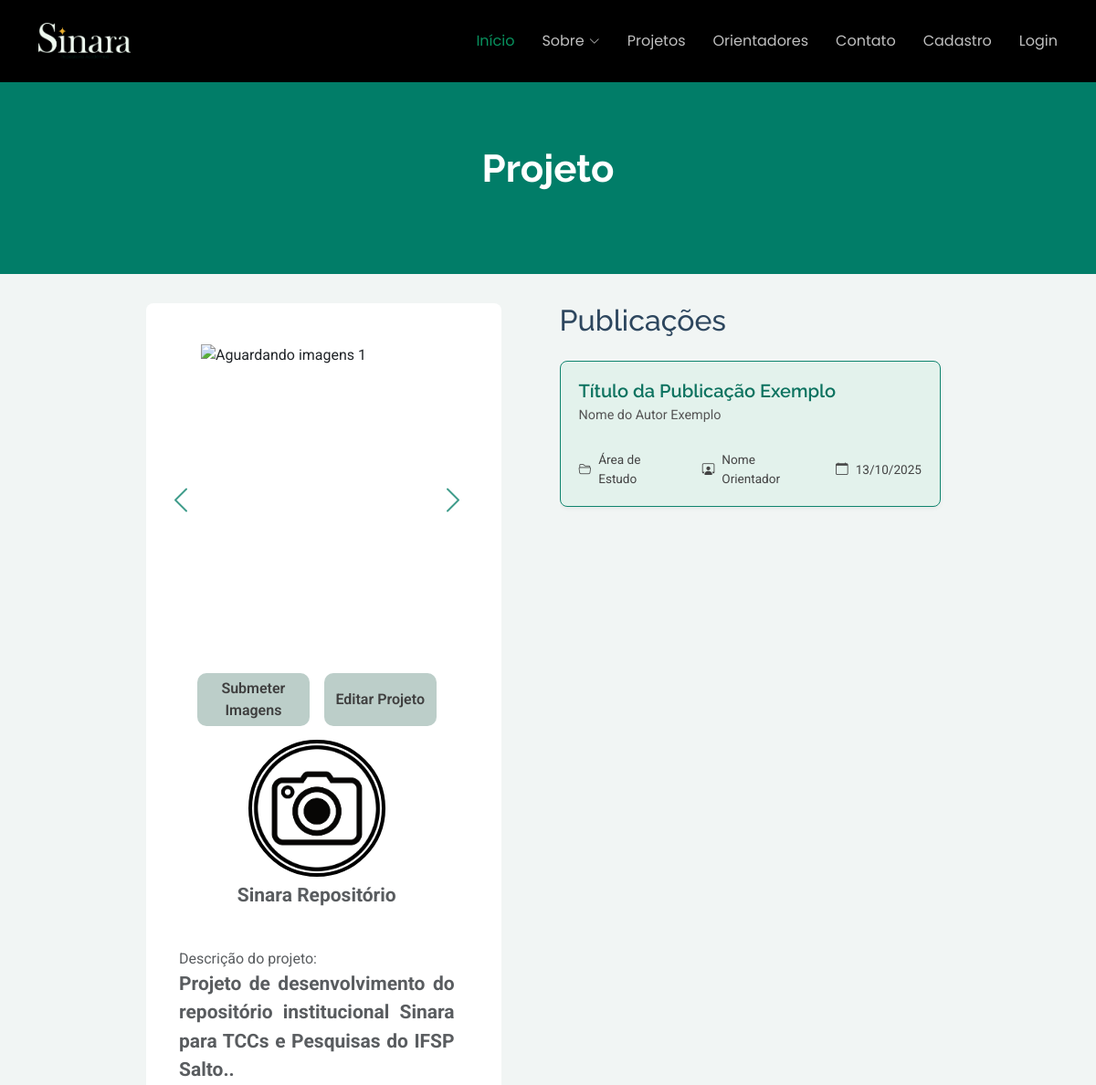
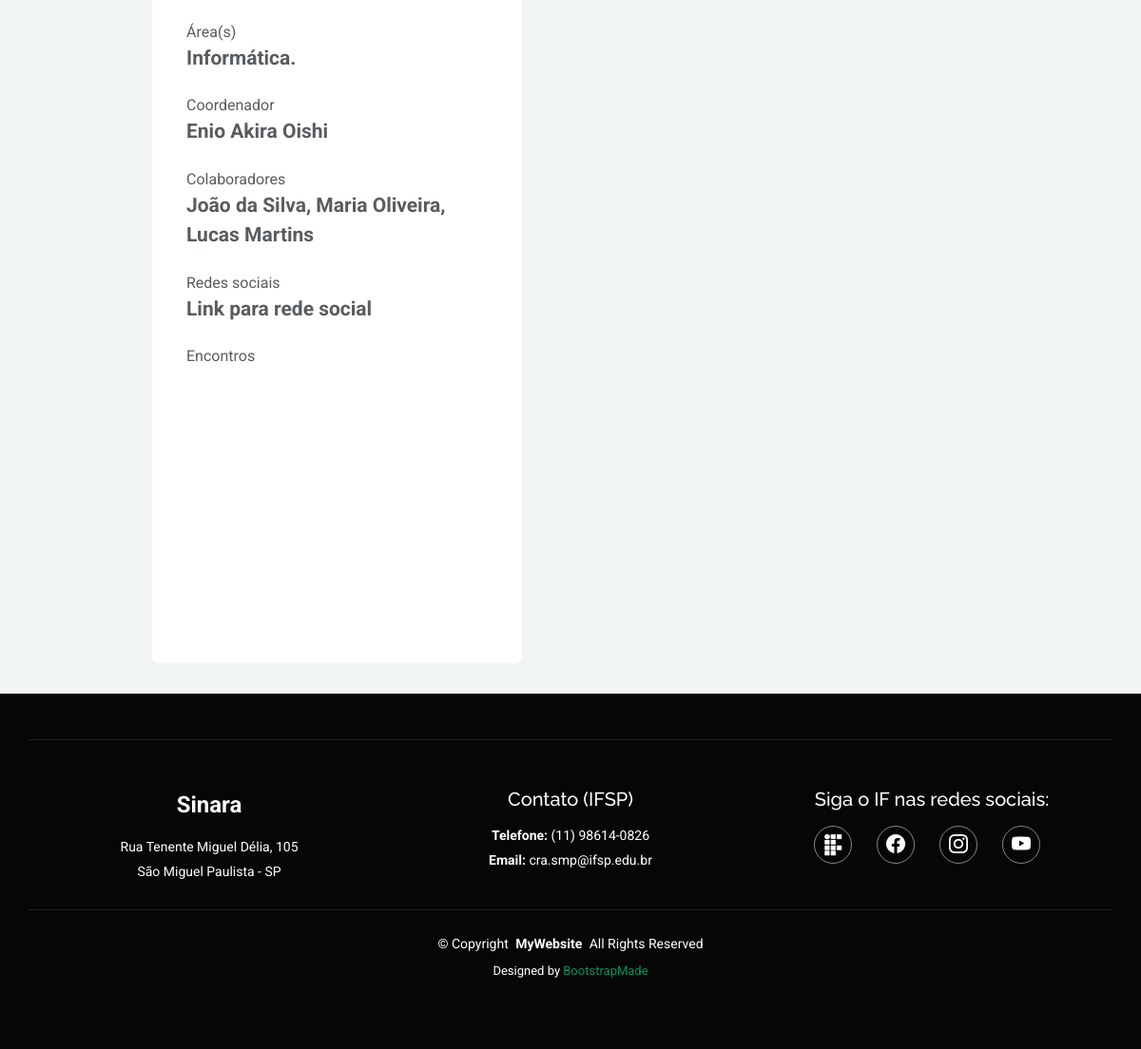
The page /perfilMeuProjeto.php?id=1 on the database its author committed (2 pictures, top to bottom).
### tables this page shows
create table Projeto (
    idProjeto int auto_increment not null,
    idUsuario int not null,
    nomeProj VARCHAR(100) not null,  
    descricaoProj text not null,
    palavrasChavesProj varchar(150) not null,
    linhaPesquisaProj text not null,
    urlInstagram text,
    urlYoutube text,
    urlTiktok text,
    urlFacebook text,
    colaboradores text,
    dtEncontros text,
    urlLogo text,
    primary key (idProjeto),
    CONSTRAINT fkD_Usuario FOREIGN KEY(idUsuario) REFERENCES Usuario(idUsuario)
);

create table Usuario (
    idUsuario int not null, 
    idFuncao int not null,
    nome varchar(150) not null,
    matricula varchar(20) not null,
    linkCurriculo text,
    emailInstitucional varchar(254),
    senha varchar(255),
    sobre varchar(700),
    dtPubli date not null,
    dtAtual date not null,
    fotoPerfil varchar(150),
    token_recuperacao VARCHAR(255) NULL,
    token_expiracao DATETIME NULL,
    primary key (idUsuario),
    constraint fkFuncao foreign key(idFuncao) references Funcao(idFuncao)
);

### perfilMeuProjeto.php (the view, shortened to what this page needs)
<?php
if (isset($_GET['id'])) {
  $idProjeto = $_GET['id'];
}
$conn = conexao();
$sql_projeto = "SELECT idUsuario, nomeProj, descricaoProj, palavrasChavesProj, linhaPesquisaProj, colaboradores, dtEncontros, urlLogo FROM projeto where idProjeto = ?";
$stmt_projeto = $conn->prepare($sql_projeto);
$stmt_projeto->bind_param("s", $idProjeto);
$stmt_projeto->execute();
$result_projeto = $stmt_projeto->get_result();
$projeto = $result_projeto->fetch_assoc();
$idUsuario = $projeto['idUsuario'];
$sql_usuario = "SELECT nome FROM usuario where idUsuario = ?";
$stmt_usuario = $conn->prepare($sql_usuario);
$stmt_usuario->bind_param("s", $idUsuario);
$stmt_usuario->execute();
$result_usuario = $stmt_usuario->get_result();
$usuario = $result_usuario->fetch_assoc();
$areas_de_estudo = [];
$sql_areas = "SELECT ae.nome FROM projeto p INNER JOIN projetoArea pa ON p.idProjeto = pa.idProjeto INNER JOIN areaEstudo ae ON pa.idAreaEstudo = ae.idAreaEstudo WHERE p.idProjeto = ?";
$stmt_areas = $conn->prepare($sql_areas);
if ($stmt_areas) {
  $stmt_areas->bind_param("s", $idProjeto);
  $stmt_areas->execute();
  $result_areas = $stmt_areas->get_result();
  while ($row = $result_areas->fetch_assoc()) {
    $areas_de_estudo[] = $row['nome'];
  }
}
$imagens_projeto = [];
?>
<!DOCTYPE html>
<html lang="en">
<head>
  <link href="assets/vendor/bootstrap/css/bootstrap.min.css" rel="stylesheet">
  <link href="assets/vendor/bootstrap-icons/bootstrap-icons.css" rel="stylesheet">
  <link href="assets/vendor/aos/aos.css" rel="stylesheet">
  <link href="assets/vendor/swiper/swiper-bundle.min.css" rel="stylesheet">
  <link href="assets/vendor/glightbox/css/glightbox.min.css" rel="stylesheet">
  <link href="assets/css/main.css" rel="stylesheet">
</head>
<body class="starter-page-page">
  <?php include('assets/php/navbar.php'); ?>
  <main class="main">
    <div class="page-title dark-background">
      <div class="container position-relative">
        <h1>Projeto</h1>
      </div>
    </div>
    <div class="perfilContainer">
      <section id="profile" class="profile section">
        <div class="container" data-aos="fade-up" data-aos-delay="100">
          <div class="request-info" data-aos="fade-up">
            <div class="card">
              <div class="card-body text-center">
                <div class="card-divisions d-flex p-5">
                  <div id="carouselExampleControls" class="carousel slide" data-bs-ride="carousel">
                    <div class="carousel-inner">
                      <?php if (!empty($imagens_projeto)): ?>
                        <?php foreach ($imagens_projeto as $index => $img_url): ?>
                          <div class="carousel-item <?php echo ($index === 0) ? 'active' : ''; ?>">
                            <img class="d-block w-100" src="<?php echo htmlspecialchars($img_url); ?>"
                              alt="Imagem <?php echo $index + 1; ?> do Projeto">
                          </div>
                        <?php endforeach; ?>
                      <?php else: ?>
                        <div class="carousel-item active">
                          <img class="d-block w-100" src="assets/img/placeholder1.jpg" alt="Aguardando imagens 1">
                        </div>
                      <?php endif; ?>
                    </div>
                    <button class="carousel-control-prev" type="button" data-bs-target="#carouselExampleControls"
                      data-bs-slide="prev">
                      <span class="carousel-control-prev-icon" aria-hidden="true"></span>
                    </button>
                    <button class="carousel-control-next" type="button" data-bs-target="#carouselExampleControls"
                      data-bs-slide="next">
                      <span class="carousel-control-next-icon" aria-hidden="true"></span>
                    </button>
                  </div>
                  <div class="buttonsEditarProjeto">
                    <button class="btn" onclick="abrirPopup('telaSubmeterImagens')">
                      Submeter Imagens
                    </button>
                    <button class="btn" onclick="abrirPopup('telaEditarProjeto')">
                      Editar Projeto
                    </button>
                  </div>
                  <div class="imgName d-flex flex-column align-items-center">
                    <div class="image-profile" style="z-index: 2;">
                      <img src="<?php echo htmlspecialchars($projeto['urlLogo']) ?>" alt="Foto de Perfil">
                      <div class="matriculaItems">
                        <p class="textProfile" id="nomeText"><?php echo htmlspecialchars($projeto['nomeProj']) ?></p>
                      </div>
                    </div>
                  </div>
                  <div class="dadosObrigatorios text-start d-flex row align-items-center px-4">
                    <div class="sobreProjItems px-4">
                      <p class="titleProfile"> Descrição do projeto:</p>
                      <p class="textProfile" style="text-align: justify;" id="sobreProjText">
                        <?php echo htmlspecialchars($projeto['descricaoProj']) ?>.
                      </p>
                    </div>
                    <div class="areaItems px-4">
                      <p class="titleProfile">Área(s)</p>
                      <p class="textProfile"><?php echo htmlspecialchars(implode(', ', $areas_de_estudo)); ?>.</p>
                    </div>
                    <div class="coordenadorItems px-4">
                      <p class="titleProfile">Coordenador</p>
                      <p class="textProfile">
                        <?php echo htmlspecialchars($usuario['nome']) ?>
                      </p>
                    </div>
                    <div class="colaboradoresItems px-4">
                      <p class="titleProfile">Colaboradores</p>
                      <p class="textProfile" id="colaboradoresText">
                        <?php echo htmlspecialchars($projeto['colaboradores']) ?>
                      </p>
                    </div>
                    <div class="redesItems px-4">
                      <p class="titleProfile">Redes sociais</p> <a href="#" target="_blank" class="textProfile"
                        id="redesText">
                        Link para rede social
                      </a>
                    </div>
                    <div class="encontrosItems px-4">
                      <p class="titleProfile">Encontros</p>
                    </div>
                  </div>
                </div>
              </div>
            </div>
          </div>
        </div>
      </section>
      <section class="trabalhos" data-aos="fade-up" data-aos-delay="100">
        <h2 class="mb-4">Publicações</h2>
        <div class="trabalhosContainers">
          <a href="#" class="trabalho-clickable text-decoration-none" data-bs-toggle="modal"
            data-bs-target="#trabalhoModal">
            <div class="trabalhosContainer">
              <div>
                <h3>Título da Publicação Exemplo</h3>
                <p class="author">Nome do Autor Exemplo</p>
              </div>
              <div class="event-meta">
                <p><i class="bi bi-folder2-open"></i> Área de Estudo</p>
                <p><i class="bi bi-person-workspace"></i> Nome Orientador</p>
                <p><i class="bi bi-calendar"></i> 13/10/2025</p>
              </div>
            </div>
          </a>
        </div>
      </section>
    </div>
  </main>
  <footer id="footer" class="footer position-relative dark-background text-center text-white py-5">
    <div class="container footer-top">
      <div class="row gy-4 justify-content-center">
        <div class="col-lg-4 col-md-6">
          <div class="footer-logo mb-3">
            <span class="sitename fs-4 fw-bold">Sinara</span>
          </div>
          <div class="footer-contact">
            <p>Rua Tenente Miguel Délia, 105</p>
            <p>São Miguel Paulista - SP</p>
          </div>
        </div>
        <div class="col-lg-4 col-md-6">
          <h5>Contato (IFSP)</h5>
          <div class="footer-contact pt-2">
            <p><strong>Telefone:</strong> <span> (11) 98614-0826</span></p>
            <p><strong>Email:</strong> <span>cra.smp@ifsp.edu.br</span></p>
          </div>
        </div>
        <div class="col-lg-4 col-md-6">
          <h5>Siga o IF nas redes sociais:</h5>
          <div class="social-links d-flex justify-content-center gap-3 mt-3">
            <a href="https://smp.ifsp.edu.br/" aria-label="Site"> <img src="assets/img/logo if.png" alt="Logo do site"
                style="width: 20px; height: 24px; filter: brightness(0) invert(1);"></a>
            <a href="https://www.facebook.com/smp.ifsp/?locale=pt_BR" aria-label="Facebook"><i
                class="bi bi-facebook text-white fs-5"></i></a>
            <a href="https://www.instagram.com/ifspsmp/#" aria-label="Instagram"><i
                class="bi bi-instagram text-white fs-5"></i></a>
            <a href="https://www.youtube.com/channel/UCInQs4AhmS6MC3qJzihkiGw" aria-label="YouTube"><i
                class="bi bi-youtube text-white fs-5"></i></a>
          </div>
        </div>
      </div>
    </div>
    <div class="container copyright text-center mt-4">
      <p>© <span>Copyright</span> <strong class="px-1 sitename">MyWebsite</strong> <span>All Rights Reserved</span></p>
      <div class="credits">
        Designed by <a href="https://bootstrapmade.com/">BootstrapMade</a>
      </div>
    </div>
  </footer>
</body>
</html>

### perfilMeuProjeto.php (style rules this page uses)
.perfilContainer { display: flex; padding: 2rem 10rem; justify-content: center; gap: 4rem; align-items: stretch; height: 80vh; }
.trabalhos { width: 55%; display: flex; flex-direction: column; height: 100%; padding: 0; }
.trabalhosContainers { flex: 1; overflow-y: auto; padding-right: 10px; display: block; width: 100%; }
.profile { width: 50%; padding: 0; }
.profile>.container, .profile .request-info { height: 100%; position: relative; }
.profile .request-info .card { background-color: #ffffff; border: none; box-shadow: none; width: 100%; margin: 0; height: 100%; display: flex; flex-direction: column; overflow: hidden; }
.profile .request-info .card .card-body { padding: 30px 15px 30px 0; text-align: left !important; flex: 1; overflow-y: auto; overflow-x: hidden; }
.profile .card-divisions { display: flex; flex-direction: column; padding: 0 !important; }
.buttonsEditarProjeto { display: flex; padding: 0 3.5rem !important; gap: 1rem; }
.buttonsEditarProjeto button { background-color: #BCCEC9; border: none; color: #3f3f3f; width: 100%; padding: 5px 10px; border-radius: 10px; margin: 5px 0; font-weight: 600; font-size: 1rem; cursor: pointer; transition: background-color 0.3s; }
.profile .imgName { display: flex; align-items: center; gap: 0px; }
.image-profile { position: relative; display: flex; justify-content: center; flex-direction: column; align-items: center; }
.image-profile img { width: 150px; height: 150px; border-radius: 50%; object-fit: cover; border: 4px solid #000; display: flex; justify-content: center; }
.dadosObrigatorios p { margin: 0; }
.imgName { display: flex; }
.dadosObrigatorios { gap: 0.75rem; }
.profile .carousel-item { height: 350px; background-color: #00000000; }
.profile .carousel-item img { width: 100%; height: 100%; object-fit: cover; object-position: center; }
.trabalhosContainers a { display: block; width: 100%; margin-bottom: 1rem; transition: transform 0.2s ease-in-out; }
.trabalhosContainer { width: 100%; background-color: #e3f2ec; border: 1px solid #0f846e; border-radius: 8px; padding: 1.25rem; display: flex; flex-direction: column; justify-content: space-between; min-height: 140px; color: #333; box-shadow: 0 2px 5px rgba(0, 0, 0, 0.05); }
.trabalhosContainer h3 { font-size: 1.25rem; color: #0d7360; font-weight: 600; margin-bottom: 0.25rem; }
.trabalhosContainer .author { font-size: 0.9rem; color: #555; margin-bottom: 1rem; }
.event-meta { display: flex; gap: 30px; align-items: center; width: 100%; font-size: 0.85rem; color: #444; padding-top: 0.75rem; }
.event-meta p { margin: 0; display: flex; align-items: center; gap: 0.5rem; }
.trabalhosContainer p { position: static; }
.profile .carousel-control-prev, .profile .carousel-control-next { width: 45px; height: 45px; top: 50%; transform: translateY(-50%); opacity: 0.8; transition: opacity 0.2s ease-in-out; }
.profile .carousel-control-prev { left: 15px; }
.profile .carousel-control-next { right: 15px; }

### rows shown on the page
projeto: urlLogo (picture), nomeProj "Sinara Repositório", descricaoProj "Projeto de desenvolvimento do repositório institucional Sinara para TCCs e Pesquisas do IFSP Salto.", colaboradores "João da Silva, Maria Oliveira, Lucas Martins"
usuario: nome "Enio Akira Oishi"

### other values the page prints
implode(', ', $areas_de_estudo) "Informática"
